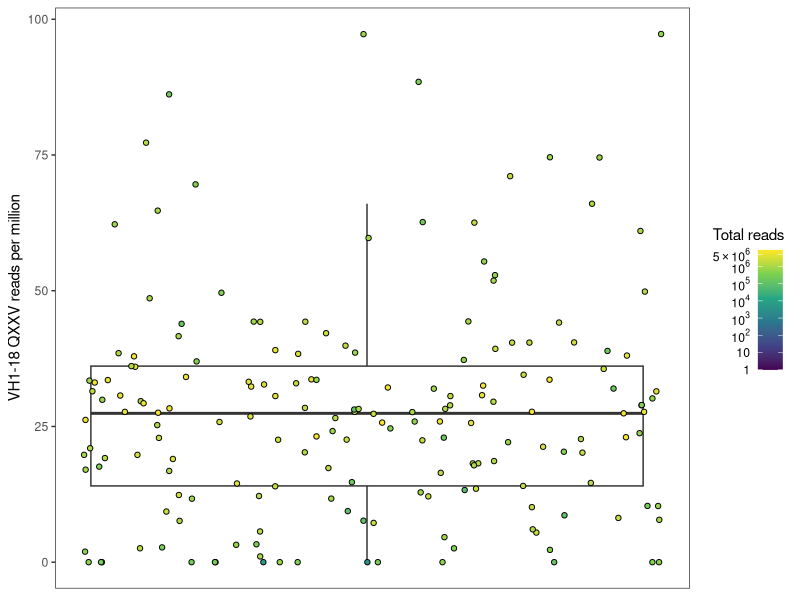
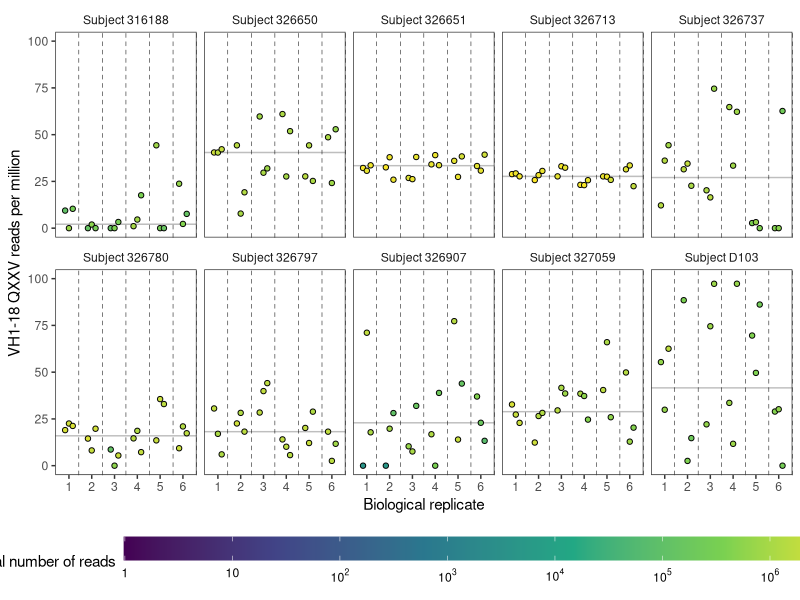
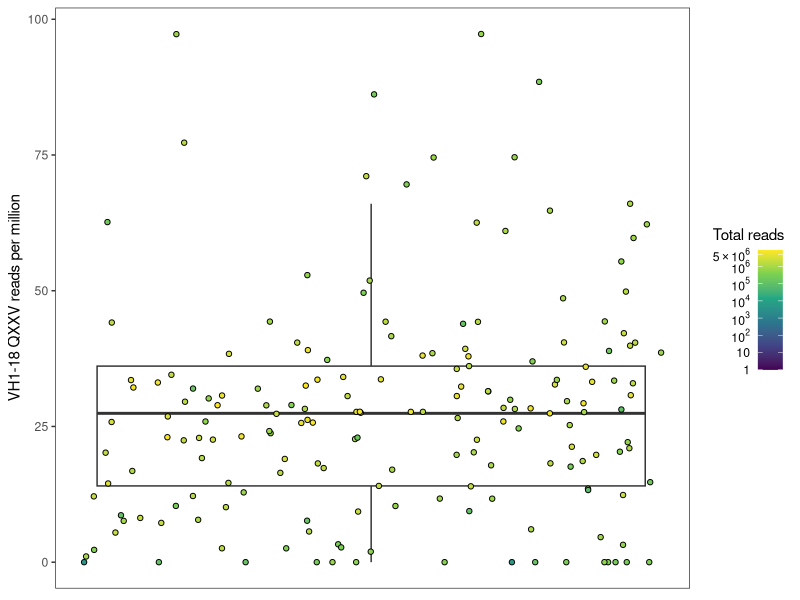

Recreate these plots in R, in order.
library(readr)
library(dplyr)
library(ggplot2)
library(grid)

# Read data containing the number of matches in each replicate
df <- read_tsv("results/summary.tsv") %>%
  mutate(bio_rep=as.factor((replicate-1)%%6 + 1),
         tech_rep=as.factor(floor((replicate-1)/6) + 1)) %>%
  mutate(matches_per_mil=matches/total*1e6)

# Set global plotting parameters
theme_set(theme_bw())
theme_update(strip.placement="outside", strip.background=element_blank(),
             panel.grid.major=element_blank(), panel.grid.minor=element_blank())

total_cutoff <- 1e5
df_agg <-
  df %>%
    group_by(subject) %>%
    filter(total>total_cutoff) %>%
    summarize(median_matches_per_mil=median(matches_per_mil))

total_scale <- function(name) {
  scale_fill_viridis_c(limits=c(1, max(df$total)), trans="log10",
                       breaks=c(1, 10, 10^2, 10^3, 10^4, 10^5, 10^6, 5*(10^6)),
                       labels=c("1", "10", expression(10^2), expression(10^3),
                                expression(10^4), expression(10^5),
                                expression(10^6), expression(5%*%10^6)),
                       name=name)
}

# Plot the overall data
p <- ggplot(df, aes(x=bio_rep)) +
  geom_hline(data=df_agg, aes(yintercept=median_matches_per_mil), color="gray") +
  geom_point(shape=21, position=position_dodge(0.5),
             aes(y=matches_per_mil, fill=total, group=tech_rep)) +
  scale_y_continuous(limits=c(0, 100), n.breaks=5) +
  total_scale("Total number of reads") +
  facet_wrap(vars(subject), nrow=2, labeller=as_labeller(function(x) paste("Subject", x))) +
  xlab("Biological replicate") + 
  ylab("VH1-18 QXXV reads per million") +
  theme(legend.position="bottom", legend.key.width=unit(1.5, "in"),
        plot.title=element_text(size=11, hjust=0.5))
# Add dividers between biological replicates (https://stackoverflow.com/a/61550522)
for (i in 1:6)
  p <- p + annotation_custom(linesGrob(x=unit(c((1/6)*i, (1/6)*i), "npc"),
                                       y=unit(c(0,1), "npc"),
                                       gp=gpar(lty="dashed", lwd=0.5)))
ggsave(paste0("results/counts.pdf"), p, width=10, height=5)

# Compute statistics
print(df %>% filter(total>=total_cutoff) %>% count())
print(
  df %>%
    filter(total>total_cutoff) %>%
    summarize(median_matches_per_mil=median(matches_per_mil),
              iqr_matches_per_mil=quantile(matches_per_mil, 0.75) - quantile(matches_per_mil, 0.25))
)
write_tsv(df_agg, "results/count_medians.tsv")

# Boxplot the overall data together
set.seed(42)
ggplot(df, aes(x=0)) +
  geom_boxplot(data=df %>% filter(total>total_cutoff),
               aes(y=matches_per_mil), outlier.shape=NA) +
  geom_jitter(aes(y=matches_per_mil, fill=total), shape=21) +
  total_scale("Total reads") +
  ylab("VH1-18 QXXV reads per million") +
  guides(fill=guide_colourbar(label.position="left")) +
  theme(legend.key.width=unit(0.25, "in"),
        axis.title.x=element_blank(), axis.text.x=element_blank(), axis.ticks.x=element_blank())
ggsave(paste0("results/counts_boxplot.pdf"), width=3.5, height=3)
